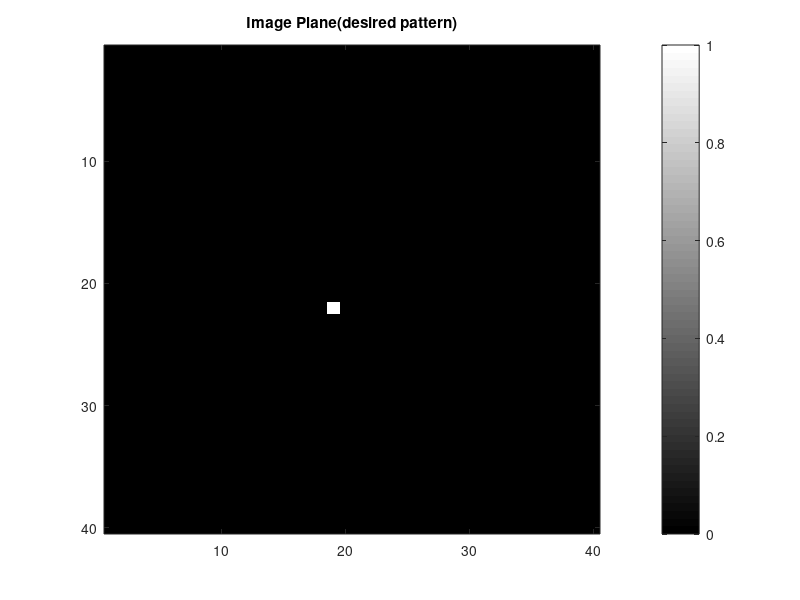

Write the MATLAB code that produced this figure. (Note: this script raises an error after producing the figure.)
clc;
clear all;
close all;

% Data of Amplitude on the Image Plane

global lambda k AmpImage N M dW z;

% Data of Amplitude on the Image Plane
%40 by 40 lasers
AmpImage = [0	0	0	0	0	0	0	0	0	0	0	0	0	0	0	0	0	0	0	0	0	0	0	0	0	0	0	0	0	0	0	0	0	0	0	0	0	0	0	0
0	0	0	0	0	0	0	0	0	0	0	0	0	0	0	0	0	0	0	0	0	0	0	0	0	0	0	0	0	0	0	0	0	0	0	0	0	0	0	0
0	0	0	0	0	0	0	0	0	0	0	0	0	0	0	0	0	0	0	0	0	0	0	0	0	0	0	0	0	0	0	0	0	0	0	0	0	0	0	0
0	0	0	0	0	0	0	0	0	0	0	0	0	0	0	0	0	0	0	0	0	0	0	0	0	0	0	0	0	0	0	0	0	0	0	0	0	0	0	0
0	0	0	0	0	0	0	0	0	0	0	0	0	0	0	0	0	0	0	0	0	0	0	0	0	0	0	0	0	0	0	0	0	0	0	0	0	0	0	0
0	0	0	0	0	0	0	0	0	0	0	0	0	0	0	0	0	0	0	0	0	0	0	0	0	0	0	0	0	0	0	0	0	0	0	0	0	0	0	0
0	0	0	0	0	0	0	0	0	0	0	0	0	0	0	0	0	0	0	0	0	0	0	0	0	0	0	0	0	0	0	0	0	0	0	0	0	0	0	0
0	0	0	0	0	0	0	0	0	0	0	0	0	0	0	0	0	0	0	0	0	0	0	0	0	0	0	0	0	0	0	0	0	0	0	0	0	0	0	0
0	0	0	0	0	0	0	0	0	0	0	0	0	0	0	0	0	0	0	0	0	0	0	0	0	0	0	0	0	0	0	0	0	0	0	0	0	0	0	0
0	0	0	0	0	0	0	0	0	0	0	0	0	0	0	0	0	0	0	0	0	0	0	0	0	0	0	0	0	0	0	0	0	0	0	0	0	0	0	0
0	0	0	0	0	0	0	0	0	0	0	0	0	0	0	0	0	0	0	0	0	0	0	0	0	0	0	0	0	0	0	0	0	0	0	0	0	0	0	0
0	0	0	0	0	0	0	0	0	0	0	0	0	0	0	0	0	0	0	0	0	0	0	0	0	0	0	0	0	0	0	0	0	0	0	0	0	0	0	0
0	0	0	0	0	0	0	0	0	0	0	0	0	0	0	0	0	0	0	0	0	0	0	0	0	0	0	0	0	0	0	0	0	0	0	0	0	0	0	0
0	0	0	0	0	0	0	0	0	0	0	0	0	0	0	0	0	0	0	0	0	0	0	0	0	0	0	0	0	0	0	0	0	0	0	0	0	0	0	0
0	0	0	0	0	0	0	0	0	0	0	0	0	0	0	0	0	0	0	0	0	0	0	0	0	0	0	0	0	0	0	0	0	0	0	0	0	0	0	0
0	0	0	0	0	0	0	0	0	0	0	0	0	0	0	0	0	0	0	0	0	0	0	0	0	0	0	0	0	0	0	0	0	0	0	0	0	0	0	0
0	0	0	0	0	0	0	0	0	0	0	0	0	0	0	0	0	0	0	0	0	0	0	0	0	0	0	0	0	0	0	0	0	0	0	0	0	0	0	0
0	0	0	0	0	0	0	0	0	0	0	0	0	0	0	0	0	0	0	0	0	0	0	0	0	0	0	0	0	0	0	0	0	0	0	0	0	0	0	0
0	0	0	0	0	0	0	0	0	0	0	0	0	0	0	0	0	0	0	0	0	0	0	0	0	0	0	0	0	0	0	0	0	0	0	0	0	0	0	0
0	0	0	0	0	0	0	0	0	0	0	0	0	0	0	0	0	0	0	0	0	0	0	0	0	0	0	0	0	0	0	0	0	0	0	0	0	0	0	0
0	0	0	0	0	0	0	0	0	0	0	0	0	0	0	0	0	0	0	0	0	0	0	0	0	0	0	0	0	0	0	0	0	0	0	0	0	0	0	0
0	0	0	0	0	0	0	0	0	0	0	0	0	0	0	0	0	0	1	0	0	0	0	0	0	0	0	0	0	0	0	0	0	0	0	0	0	0	0	0
0	0	0	0	0	0	0	0	0	0	0	0	0	0	0	0	0	0	0	0	0	0	0	0	0	0	0	0	0	0	0	0	0	0	0	0	0	0	0	0
0	0	0	0	0	0	0	0	0	0	0	0	0	0	0	0	0	0	0	0	0	0	0	0	0	0	0	0	0	0	0	0	0	0	0	0	0	0	0	0
0	0	0	0	0	0	0	0	0	0	0	0	0	0	0	0	0	0	0	0	0	0	0	0	0	0	0	0	0	0	0	0	0	0	0	0	0	0	0	0
0	0	0	0	0	0	0	0	0	0	0	0	0	0	0	0	0	0	0	0	0	0	0	0	0	0	0	0	0	0	0	0	0	0	0	0	0	0	0	0
0	0	0	0	0	0	0	0	0	0	0	0	0	0	0	0	0	0	0	0	0	0	0	0	0	0	0	0	0	0	0	0	0	0	0	0	0	0	0	0
0	0	0	0	0	0	0	0	0	0	0	0	0	0	0	0	0	0	0	0	0	0	0	0	0	0	0	0	0	0	0	0	0	0	0	0	0	0	0	0
0	0	0	0	0	0	0	0	0	0	0	0	0	0	0	0	0	0	0	0	0	0	0	0	0	0	0	0	0	0	0	0	0	0	0	0	0	0	0	0
0	0	0	0	0	0	0	0	0	0	0	0	0	0	0	0	0	0	0	0	0	0	0	0	0	0	0	0	0	0	0	0	0	0	0	0	0	0	0	0
0	0	0	0	0	0	0	0	0	0	0	0	0	0	0	0	0	0	0	0	0	0	0	0	0	0	0	0	0	0	0	0	0	0	0	0	0	0	0	0
0	0	0	0	0	0	0	0	0	0	0	0	0	0	0	0	0	0	0	0	0	0	0	0	0	0	0	0	0	0	0	0	0	0	0	0	0	0	0	0
0	0	0	0	0	0	0	0	0	0	0	0	0	0	0	0	0	0	0	0	0	0	0	0	0	0	0	0	0	0	0	0	0	0	0	0	0	0	0	0
0	0	0	0	0	0	0	0	0	0	0	0	0	0	0	0	0	0	0	0	0	0	0	0	0	0	0	0	0	0	0	0	0	0	0	0	0	0	0	0
0	0	0	0	0	0	0	0	0	0	0	0	0	0	0	0	0	0	0	0	0	0	0	0	0	0	0	0	0	0	0	0	0	0	0	0	0	0	0	0
0	0	0	0	0	0	0	0	0	0	0	0	0	0	0	0	0	0	0	0	0	0	0	0	0	0	0	0	0	0	0	0	0	0	0	0	0	0	0	0
0	0	0	0	0	0	0	0	0	0	0	0	0	0	0	0	0	0	0	0	0	0	0	0	0	0	0	0	0	0	0	0	0	0	0	0	0	0	0	0
0	0	0	0	0	0	0	0	0	0	0	0	0	0	0	0	0	0	0	0	0	0	0	0	0	0	0	0	0	0	0	0	0	0	0	0	0	0	0	0
0	0	0	0	0	0	0	0	0	0	0	0	0	0	0	0	0	0	0	0	0	0	0	0	0	0	0	0	0	0	0	0	0	0	0	0	0	0	0	0
0	0	0	0	0	0	0	0	0	0	0	0	0	0	0	0	0	0	0	0	0	0	0	0	0	0	0	0	0	0	0	0	0	0	0	0	0	0	0	0
];

% PhaseImage = (rand(20, 20) - 0.5);
% AmpImage = AmpImage .* exp(1i * PhaseImage);
figure;
imagesc(abs(AmpImage));
colormap gray
colorbar
title('Image Plane(desired pattern)')

dW = 20e-6; %Spacing between elements
z = 50e-6; % Distance of Image plane from the resonator plane

lambda = 1.550e-6;
k = 2 * pi / lambda;
[N, M] = size(AmpImage); % Image plane discretization size
E_Sample = zeros(N, M); % initial an array to store sample image for calculation

E_Sample = supperposition(E_Sample);

E_Sample = normalize(E_Sample);

figure;
imagesc(abs(E_Sample), [0 1]);
colormap jet
colorbar
title('Sample Plane Amplitude')

figure;
imagesc(angle(E_Sample));
colormap jet
colorbar
title('Sample Plane Phase')

E_Sample_Intensity = (abs(E_Sample)).^2;
E_Sample_Intensity = Binarize(E_Sample_Intensity);
figure;
imagesc(E_Sample_Intensity);
colormap jet
colorbar
title('Sample Plane Intensity (Binarized)')

E_Sample_Phase = quantizePhase(angle(E_Sample));
% E_Sample_Phase = (angle(E_Sample));
figure;
imagesc(E_Sample_Phase);
colormap jet;
colorbar;
title('Sample Plane Quantized Phase');

E_Sample_recovered = E_Sample_Intensity .* exp(-1i * E_Sample_Phase);
E_Image_recovered = supperposition(E_Sample_recovered);
E_Image_recovered = normalize(E_Image_recovered);
figure;
imagesc(abs(E_Image_recovered), [0.1 1]);
colormap jet;
colorbar;
title('Recovered Image Plane Intensity');

function E_Sample = supperposition(E_Sample)

    [M, N] = size(E_Sample);

    for ii = 1:M

        for jj = 1:N

            E_Sample = E_Sample + Green(ii, jj);
        end

    end

end

function quantizedPhase = quantizePhase(Array)

    [M, N] = size(Array);
    quantized = [-pi, -pi / 2, 0, pi / 2, pi]; % four level quantization
% quantized = [-pi,-3*pi / 4 -pi / 2, -pi / 4, 0, pi / 4, pi / 2,3*pi / 4 pi]; % eight level quantization

    for ii = 1:M

        for jj = 1:N
            [~, idx] = min(abs(quantized - Array(ii, jj)));
            Array(ii, jj) = quantized(idx);

        end

    end

    quantizedPhase = Array;
end

function BinarizedArray = Binarize(Array)

    [M, N] = size(Array);

    for ii = 1:M

        for jj = 1:N

            if (Array(ii, jj) >= 0.25)% half amplitude
                Array(ii, jj) = 1;
            else
                Array(ii, jj) = 0;
            end

        end

    end

    BinarizedArray = Array;

end

function E_Sample = Green(coordImageX, coordImageY)

    global lambda k AmpImage N M dW z;
    [N, M] = size(AmpImage);
    amplitude = AmpImage(coordImageX, coordImageY); % inversely solved electric field at the sample plane

    SamplePlane = zeros(N, M); % electric field at sample plane.

    [coordSampleX, coordSampleY] = meshgrid((1:N) * dW, (1:M) * dW);

    for ii = 1:N

        for jj = 1:M

            distance = (((coordImageX - ii) * dW)^2 + ((coordImageY - jj) * dW)^2 + z^2)^(-0.5);
            SamplePlane(ii, jj) = amplitude * distance * exp(1i * k * distance);

        end

    end

    E_Sample = SamplePlane;
end

function normalizedIntensity = normalize(Original)
    [M, N] = size(Original);
    Emax = max(max(abs(Original)));

    for ii = 1:M

        for jj = 1:N

            Original(ii, jj) = Original(ii, jj) / Emax;

        end

    end

    normalizedIntensity = Original;
end
